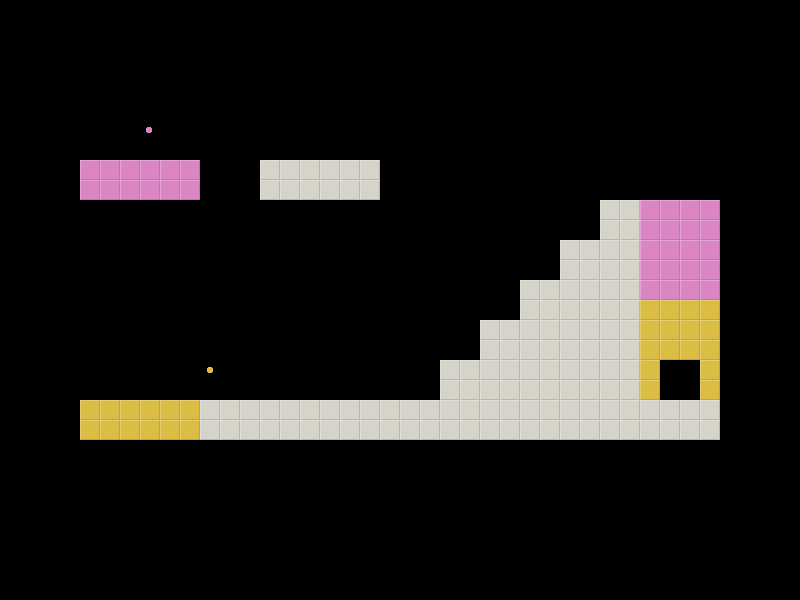

Rendered tile map (Tiled .tmx) drawn with the repository's tilesets; below, a short description and the map source with its tile grids summarised:
An orthogonal 40x30 tile map with 20x20 px tiles, 2 tile layers (background, colors), 2 tilesets.

<map version="1.0" orientation="orthogonal" width="40" height="30" tilewidth="20" tileheight="20">
 <tileset firstgid="1" name="background" tilewidth="20" tileheight="20">
  <image source="tiles/tileset20.png" width="40" height="60" />
  <terraintypes>
   <terrain name="New Terrain" tile="-1" />
  </terraintypes>
  <tile id="0">
   <properties>
    <property name="blocked" value="true" />
    <property name="type" value="terrain" />
   </properties>
  </tile>
  <tile id="1">
   <properties>
    <property name="type" value="terrain" />
   </properties>
  </tile>
  <tile id="2" terrain="0,0,0,0">
   <properties>
    <property name="type" value="exit" />
   </properties>
  </tile>
  <tile id="3" terrain="0,0,0,0">
   <properties>
    <property name="type" value="exit" />
   </properties>
  </tile>
  <tile id="4" terrain="0,0,0,0">
   <properties>
    <property name="type" value="exit" />
   </properties>
  </tile>
  <tile id="5" terrain="0,0,0,0">
   <properties>
    <property name="type" value="exit" />
   </properties>
  </tile>
 </tileset>
 <tileset firstgid="7" source="colors.tsx" />
 <layer name="background" width="40" height="30" opacity="0.9">
  <data>[1200 cells, 1200 non-empty, 2 distinct tile ids]</data>
 </layer>
 <layer name="colors" width="40" height="30">
  <data>[1200 cells, 63 non-empty, 5 distinct tile ids]</data>
 </layer>
</map>
